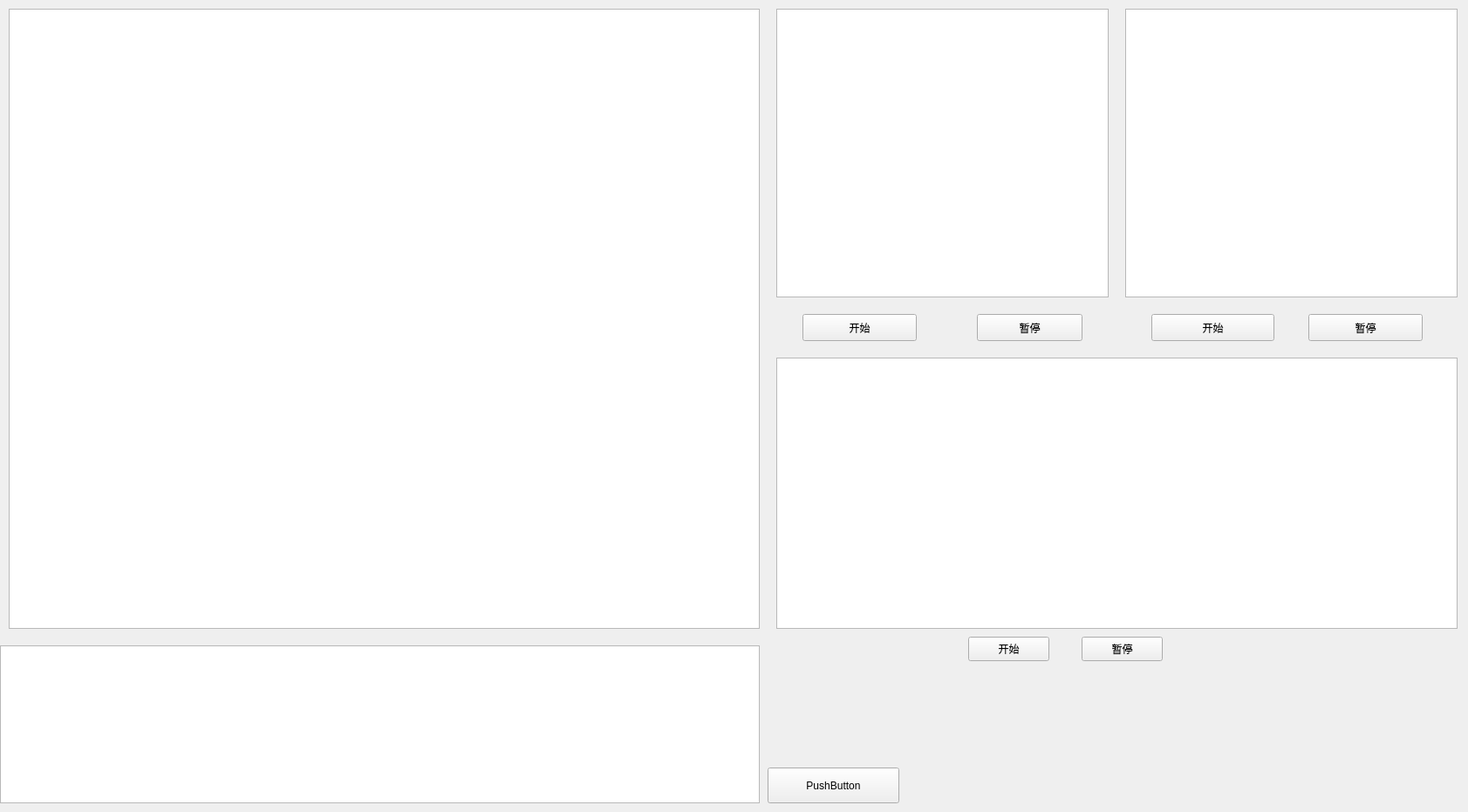
<?xml version="1.0" encoding="UTF-8"?>
<ui version="4.0">
 <class>Form</class>
 <widget class="QWidget" name="Form">
  <property name="geometry">
   <rect>
    <x>0</x>
    <y>0</y>
    <width>1683</width>
    <height>931</height>
   </rect>
  </property>
  <property name="windowTitle">
   <string>Form</string>
  </property>
  <widget class="QGraphicsView" name="graphicsView_bing_1">
   <property name="geometry">
    <rect>
     <x>890</x>
     <y>10</y>
     <width>381</width>
     <height>331</height>
    </rect>
   </property>
  </widget>
  <widget class="QGraphicsView" name="zhexian_graphicsView_1">
   <property name="geometry">
    <rect>
     <x>890</x>
     <y>410</y>
     <width>781</width>
     <height>311</height>
    </rect>
   </property>
  </widget>
  <widget class="QTextBrowser" name="textBrowser">
   <property name="geometry">
    <rect>
     <x>10</x>
     <y>10</y>
     <width>861</width>
     <height>711</height>
    </rect>
   </property>
  </widget>
  <widget class="QTextEdit" name="textEdit">
   <property name="geometry">
    <rect>
     <x>0</x>
     <y>740</y>
     <width>871</width>
     <height>181</height>
    </rect>
   </property>
  </widget>
  <widget class="QPushButton" name="com_pushButton">
   <property name="geometry">
    <rect>
     <x>880</x>
     <y>880</y>
     <width>151</width>
     <height>41</height>
    </rect>
   </property>
   <property name="text">
    <string>PushButton</string>
   </property>
  </widget>
  <widget class="QGraphicsView" name="bing_graphicsView_2">
   <property name="geometry">
    <rect>
     <x>1290</x>
     <y>10</y>
     <width>381</width>
     <height>331</height>
    </rect>
   </property>
  </widget>
  <widget class="QPushButton" name="bing_pushButton_strat">
   <property name="geometry">
    <rect>
     <x>920</x>
     <y>360</y>
     <width>131</width>
     <height>31</height>
    </rect>
   </property>
   <property name="text">
    <string>开始</string>
   </property>
  </widget>
  <widget class="QPushButton" name="bing_pushButton_stop">
   <property name="geometry">
    <rect>
     <x>1120</x>
     <y>360</y>
     <width>121</width>
     <height>31</height>
    </rect>
   </property>
   <property name="text">
    <string>暂停</string>
   </property>
  </widget>
  <widget class="QPushButton" name="bing_pushButton_start_2">
   <property name="geometry">
    <rect>
     <x>1320</x>
     <y>360</y>
     <width>141</width>
     <height>31</height>
    </rect>
   </property>
   <property name="text">
    <string>开始</string>
   </property>
  </widget>
  <widget class="QPushButton" name="bing_pushButton_stop_2">
   <property name="geometry">
    <rect>
     <x>1500</x>
     <y>360</y>
     <width>131</width>
     <height>31</height>
    </rect>
   </property>
   <property name="text">
    <string>暂停</string>
   </property>
  </widget>
  <widget class="QPushButton" name="pushButton_6">
   <property name="geometry">
    <rect>
     <x>1110</x>
     <y>730</y>
     <width>93</width>
     <height>28</height>
    </rect>
   </property>
   <property name="text">
    <string>开始</string>
   </property>
  </widget>
  <widget class="QPushButton" name="pushButton_7">
   <property name="geometry">
    <rect>
     <x>1240</x>
     <y>730</y>
     <width>93</width>
     <height>28</height>
    </rect>
   </property>
   <property name="text">
    <string>暂停</string>
   </property>
  </widget>
 </widget>
 <resources/>
 <connections/>
</ui>
